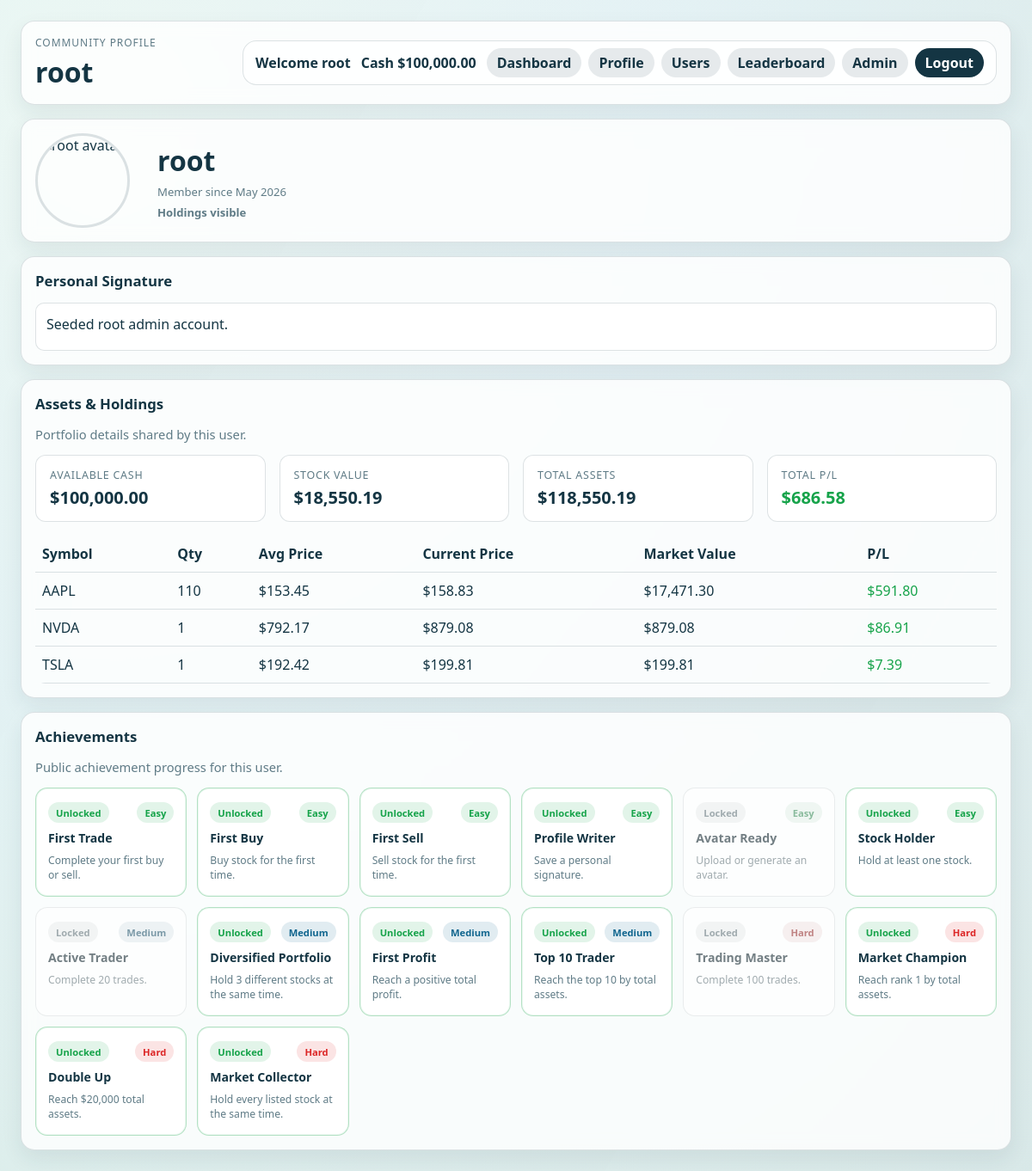
/users/1 (signed in), run on the app's committed database.
### models.py (models this page shows, shortened)
class User(UserMixin, db.Model):
    id = db.Column(db.Integer, primary_key=True)
    username = db.Column(db.String(30), unique=True, nullable=False)
    email = db.Column(db.String(120), unique=True, nullable=False)
    password_hash = db.Column(db.String(255), nullable=False)
    is_admin = db.Column(db.Boolean, nullable=False, default=False)
    cash = db.Column(db.Numeric(12, 2), nullable=False, default=Decimal("10000.00"))
    bio = db.Column(db.String(200), nullable=True, default="")
    avatar_url = db.Column(db.String(500), nullable=True, default="")
    hide_holdings = db.Column(db.Boolean, nullable=False, default=False)
    created_at = db.Column(db.DateTime, nullable=False, default=datetime.utcnow)
    holdings = db.relationship("StockHolding", back_populates="user", cascade="all, delete-orphan")
    transactions = db.relationship("StockTransaction", back_populates="user", cascade="all, delete-orphan")

class Stock(db.Model):
    id = db.Column(db.Integer, primary_key=True)
    symbol = db.Column(db.String(10), unique=True, nullable=False)
    name = db.Column(db.String(120), nullable=False)
    base_price = db.Column(db.Numeric(12, 2), nullable=False, default=Decimal("100.00"))
    volatility = db.Column(db.Numeric(8, 6), nullable=False, default=Decimal("0.010000"))
    drift = db.Column(db.Numeric(8, 6), nullable=False, default=Decimal("0.000000"))
    momentum_factor = db.Column(db.Numeric(8, 6), nullable=False, default=Decimal("0.200000"))
    mean_reversion_factor = db.Column(db.Numeric(8, 6), nullable=False, default=Decimal("0.030000"))
    liquidity = db.Column(db.Numeric(14, 2), nullable=False, default=Decimal("500000.00"))
    trade_impact_factor = db.Column(db.Numeric(8, 6), nullable=False, default=Decimal("0.500000"))
    min_price = db.Column(db.Numeric(12, 2), nullable=False, default=Decimal("1.00"))
    created_at = db.Column(db.DateTime, nullable=False, default=datetime.utcnow)
    prices = db.relationship("StockPrice", back_populates="stock", cascade="all, delete-orphan")
    holdings = db.relationship("StockHolding", back_populates="stock", cascade="all, delete-orphan")
    transactions = db.relationship("StockTransaction", back_populates="stock", cascade="all, delete-orphan")

### app.py (the view)
@app.route("/users/<int:user_id>")
@login_required
def public_profile(user_id):
    user = User.query.get_or_404(user_id)
    portfolio = None if user.hide_holdings else build_portfolio(user.id)
    return render_template(
        "public_profile.html",
        user=user,
        portfolio=portfolio,
        achievements=get_user_achievements(user),
    )

### achievement_service.py (called while the page is built)
def compare_metric(value, operator, target):
    if operator == ">=":
        return value >= target
    if operator == ">":
        return value > target
    if operator == "<=":
        return value <= target
    if operator == "<":
        return value < target
    if operator == "==":
        return value == target
    if operator == "truthy":
        return bool(value)
    raise ValueError(f"Unsupported achievement operator: {operator}")

def get_total_assets_rank(user_id):
    ranked_users = []
    for user in User.query.all():
        portfolio = build_portfolio(user.id)
        ranked_users.append(
            {
                "user_id": user.id,
                "total_assets": float(portfolio.get("totalAssets", user.cash)),
            }
        )
    ranked_users.sort(key=lambda item: item["total_assets"], reverse=True)
    for index, item in enumerate(ranked_users, start=1):
        if item["user_id"] == user_id:
            return index
    return None

def get_user_achievements(user):
    metrics = build_achievement_metrics(user)
    achievements = []
    for definition in ACHIEVEMENTS:
        current_value = metrics.get(definition["metric"])
        unlocked = compare_metric(
            current_value,
            definition["operator"],
            definition["target"],
        )
        achievements.append(
            {
                **definition,
                "current_value": current_value,
                "unlocked": unlocked,
            }
        )
    return achievements

### app.py (called while the page is built)
@login_manager.user_loader
def load_user(user_id):
    return User.query.get(int(user_id))

### stock_simulator.py (called while the page is built)
def get_latest_price(stock_id):
    return (
        StockPrice.query
        .filter_by(stock_id=stock_id)
        .order_by(StockPrice.recorded_at.desc(), StockPrice.id.desc())
        .first()
    )

### trading_service.py (called while the page is built)
def money(value):
    return Decimal(value).quantize(Decimal("0.01"))

def get_current_stock_price(stock_id):
    latest_price = get_latest_price(stock_id)
    if not latest_price:
        return None
    return money(latest_price.price)

### templates/public_profile.html (shortened to what this page needs)
<!doctype html>
<html lang="en">
<head>
    <link rel="stylesheet" href="{{ url_for('static', filename='css/dashboard.css') }}">
    <link rel="stylesheet" href="{{ url_for('static', filename='css/profile.css') }}">
</head>
<body>
    <div class="dashboard-bg"></div>
    <main class="dashboard">
        <header class="page-header panel">
            <div>
                <p class="kicker">Community Profile</p>
                <h1>{{ user.username }}</h1>
            </div>
            {% include "_main_nav.html" %}
        </header>
        <section class="panel profile-card">
            <div class="avatar-section">
                <div class="avatar-wrapper public-avatar">
                    <img
                        src="{{ user.avatar_url or url_for('static', filename='img/default_avatar.png') }}"
                        alt="{{ user.username }} avatar"
                    >
                </div>
            </div>
            <div class="profile-info">
                <h2 class="profile-username">{{ user.username }}</h2>
                <p class="profile-joined">Member since {{ user.created_at.strftime('%B %Y') }}</p>
                <p class="profile-privacy">
                    {{ 'Holdings hidden by user' if user.hide_holdings else 'Holdings visible' }}
                </p>
            </div>
        </section>
        <section class="panel bio-section">
            <h2>Personal Signature</h2>
            {% if user.bio %}
                <p class="public-bio">{{ user.bio }}</p>
            {% else %}
                <p class="muted-text">This user has not written a personal signature yet.</p>
            {% endif %}
        </section>
        <section class="panel holdings-section">
            <div class="section-head">
                <div>
                    <h2>Assets & Holdings</h2>
                    <p class="muted-text">
                        {{ 'This user chose to keep portfolio details private.' if user.hide_holdings else 'Portfolio details shared by this user.' }}
                    </p>
                </div>
            </div>
            {% if user.hide_holdings %}
                <div class="private-profile-note">
                    Portfolio, cash, and holdings are hidden by this user.
                </div>
            {% else %}
                <div class="asset-summary">
                    <div class="asset-card">
                        <span class="asset-label">Available Cash</span>
                        <span class="asset-value">${{ "{:,.2f}".format(portfolio.cash|float) }}</span>
                    </div>
                    <div class="asset-card">
                        <span class="asset-label">Stock Value</span>
                        <span class="asset-value">${{ "{:,.2f}".format(portfolio.stockValue|float) }}</span>
                    </div>
                    <div class="asset-card">
                        <span class="asset-label">Total Assets</span>
                        <span class="asset-value">${{ "{:,.2f}".format(portfolio.totalAssets|float) }}</span>
                    </div>
                    <div class="asset-card">
                        <span class="asset-label">Total P/L</span>
                        <span class="asset-value {{ 'profit-up' if portfolio.totalProfit|float >= 0 else 'profit-down' }}">
                            ${{ "{:,.2f}".format(portfolio.totalProfit|float) }}
                        </span>
                    </div>
                </div>
                <div class="table-wrap">
                    <table class="holdings-table">
                        <thead>
                            <tr>
                                <th>Symbol</th>
                                <th>Qty</th>
                                <th>Avg Price</th>
                                <th>Current Price</th>
                                <th>Market Value</th>
                                <th>P/L</th>
                            </tr>
                        </thead>
                        <tbody>
                            {% if portfolio.holdings %}
                                {% for holding in portfolio.holdings %}
                                    <tr>
                                        <td>{{ holding.symbol }}</td>
                                        <td>{{ holding.quantity }}</td>
                                        <td>${{ "{:,.2f}".format(holding.averageCost|float) }}</td>
                                        <td>${{ "{:,.2f}".format(holding.currentPrice|float) }}</td>
                                        <td>${{ "{:,.2f}".format(holding.marketValue|float) }}</td>
                                        <td class="{{ 'profit-up' if holding.unrealizedProfit|float >= 0 else 'profit-down' }}">
                                            ${{ "{:,.2f}".format(holding.unrealizedProfit|float) }}
                                        </td>
                                    </tr>
                                {% endfor %}
                            {% else %}
                                <tr>
                                    <td colspan="6" class="empty-msg">No holdings yet.</td>
                                </tr>
                            {% endif %}
                        </tbody>
                    </table>
                </div>
            {% endif %}
        </section>
        <section class="panel achievements-section">
            <div class="section-head">
                <div>
                    <h2>Achievements</h2>
                    <p class="muted-text">Public achievement progress for this user.</p>
                </div>
            </div>
            <div class="achievement-grid">
                {% for achievement in achievements %}
                    <article class="achievement {{ 'unlocked' if achievement.unlocked else 'locked' }} difficulty-{{ achievement.difficulty }}">
                        <div class="achievement-topline">
                            <span class="achievement-status">{{ 'Unlocked' if achievement.unlocked else 'Locked' }}</span>
                            <span class="achievement-difficulty">{{ achievement.difficulty|title }}</span>
                        </div>
                        <div class="achievement-name">{{ achievement.name }}</div>
                        <div class="achievement-desc">{{ achievement.description }}</div>
                    </article>
                {% endfor %}
            </div>
        </section>
    </main>
</body>
</html>

### templates/_main_nav.html
<div class="header-actions">
    <div class="user-panel">
        <div class="user-summary">
            <p class="welcome-text">Welcome {{ current_user.username }}</p>
            <p class="welcome-text">Cash <span id="accountCash">${{ "{:,.2f}".format(current_user.cash|float) }}</span></p>
        </div>
        <nav class="user-links" aria-label="Main navigation">
            <a class="action-link secondary {% if request.endpoint == 'dashboard' %}active{% endif %}" href="{{ url_for('dashboard') }}">Dashboard</a>
            <a class="action-link secondary {% if request.endpoint == 'profile' %}active{% endif %}" href="{{ url_for('profile') }}">Profile</a>
            <a class="action-link secondary {% if request.endpoint == 'users' %}active{% endif %}" href="{{ url_for('users') }}">Users</a>
            <a class="action-link secondary {% if request.endpoint == 'leaderboard' %}active{% endif %}" href="{{ url_for('leaderboard') }}">Leaderboard</a>
            {% if current_user.is_admin %}
                <a class="action-link secondary {% if request.endpoint in ['admin_dashboard', 'admin_users', 'admin_stocks', 'toggle_admin_role'] %}active{% endif %}" href="{{ url_for('admin_dashboard') }}">Admin</a>
            {% endif %}
            <a class="action-link" href="{{ url_for('logout') }}">Logout</a>
        </nav>
    </div>
</div>

### static/css/dashboard.css (style rules this page uses)
:root { --bg-1: #f6fbff; --bg-2: #e8f5f0; --ink: #143543; --muted: #5f7b86; --panel: rgba(255, 255, 255, 0.82); --line: rgba(20, 53, 67, 0.14); --buy: #16a34a; --sell: #dc2626; --up: #16a34a; --down: #dc2626; }
* { box-sizing: border-box; }
body { margin: 0; font-family: "Avenir Next", "Segoe UI", sans-serif; color: var(--ink); background: radial-gradient(circle at 10% 10%, #ffffff 0%, var(--bg-1) 40%, var(--bg-2) 100%); min-width: 320px; }
.dashboard-bg { position: fixed; inset: 0; background-image: linear-gradient(120deg, rgba(12, 158, 108, 0.08) 0%, rgba(19, 73, 125, 0.07) 100%); pointer-events: none; z-index: 0; }
.dashboard { position: relative; z-index: 1; display: grid; gap: 16px; grid-template-columns: repeat(12, 1fr); padding: clamp(12px, 2vw, 24px); max-width: 1280px; margin: 0 auto; }
.panel { background: var(--panel); border: 1px solid var(--line); border-radius: 16px; padding: 16px; backdrop-filter: blur(8px); box-shadow: 0 10px 24px rgba(21, 45, 64, 0.08); }
.page-header { grid-column: 1 / -1; display: flex; justify-content: space-between; align-items: center; gap: 16px; flex-wrap: wrap; }
.page-header > div:first-child { min-width: 220px; }
.header-actions { display: flex; align-items: center; gap: 12px; flex-wrap: wrap; justify-content: flex-end; min-width: min(100%, 680px); }
.user-panel { display: flex; align-items: center; gap: 12px; padding: 8px 14px; border: 1px solid var(--line); border-radius: 16px; background: rgba(255, 255, 255, 0.72); flex-wrap: wrap; justify-content: flex-end; width: 100%; }
.user-summary { display: flex; align-items: center; gap: 12px; flex-wrap: wrap; }
.user-summary .welcome-text:first-child { max-width: 180px; overflow: hidden; text-overflow: ellipsis; white-space: nowrap; }
.welcome-text { margin: 0; font-weight: 600; color: var(--ink); }
.user-links { display: flex; align-items: center; gap: 8px; flex-wrap: wrap; justify-content: flex-end; }
.action-link { display: inline-flex; align-items: center; justify-content: center; min-height: 34px; padding: 0 12px; border-radius: 999px; background: var(--ink); color: #fff; text-decoration: none; font-weight: 600; white-space: nowrap; line-height: 1; }
.action-link.secondary { background: rgba(20, 53, 67, 0.1); color: var(--ink); }
.kicker { text-transform: uppercase; letter-spacing: 0.08em; font-size: 0.75rem; color: var(--muted); margin: 0 0 4px; }
h1 { margin: 0; font-size: clamp(1.4rem, 2.8vw, 2rem); }
h2 { margin: 0 0 14px; font-size: 1.05rem; }
.muted-text { margin: 0; color: var(--muted); font-size: 0.92rem; }
.section-head { display: flex; justify-content: space-between; align-items: center; gap: 12px; flex-wrap: wrap; margin-bottom: 14px; }
table { width: 100%; border-collapse: collapse; min-width: 640px; }
.table-wrap { max-width: 100%; overflow-x: auto; -webkit-overflow-scrolling: touch; border-radius: 12px; }
th, td { text-align: left; padding: 10px 8px; border-bottom: 1px solid var(--line); }

### data on the page
User: username "root", cash "100,000.00", created_at "May 2026", hide_holdings "Holdings visible", bio "Seeded root admin account.", hide_holdings "Portfolio details shared by this user."
Stock: symbol "AAPL", quantity "110", averageCost "153.45", currentPrice "158.83", marketValue "17,471.30", unrealizedProfit "591.80"
Stock: symbol "NVDA", quantity "1", averageCost "792.17", currentPrice "879.08", marketValue "879.08", unrealizedProfit "86.91"
Stock: symbol "TSLA", quantity "1", averageCost "192.42", currentPrice "199.81", marketValue "199.81", unrealizedProfit "7.39"

### other printed values
{{ "{:,.2f}".format(portfolio.cash|float) }} "100,000.00"
{{ "{:,.2f}".format(portfolio.stockValue|float) }} "18,550.19"
{{ "{:,.2f}".format(portfolio.totalAssets|float) }} "118,550.19"
{{ "{:,.2f}".format(portfolio.totalProfit|float) }} "686.58"
{{ 'Unlocked' if achievement.unlocked else 'Locked' }} "Unlocked" "Unlocked" "Unlocked" "Unlocked" "Locked" "Unlocked" "Locked" "Unlocked" "Unlocked" "Unlocked" "Locked" "Unlocked" "Unlocked" "Unlocked"
{{ achievement.difficulty|title }} "Easy" "Easy" "Easy" "Easy" "Easy" "Easy" "Medium" "Medium" "Medium" "Medium" "Hard" "Hard" "Hard" "Hard"
{{ achievement.name }} "First Trade" "First Buy" "First Sell" "Profile Writer" "Avatar Ready" "Stock Holder" "Active Trader" "Diversified Portfolio" "First Profit" "Top 10 Trader" "Trading Master" "Market Champion" "Double Up" "Market Collector"
{{ achievement.description }} "Complete your first buy or sell." "Buy stock for the first time." "Sell stock for the first time." "Save a personal signature." "Upload or generate an avatar." "Hold at least one stock." "Complete 20 trades." "Hold 3 different stocks at the same time." "Reach a positive total profit." "Reach the top 10 by total assets." "Complete 100 trades." "Reach rank 1 by total assets." "Reach $20,000 total assets." "Hold every listed stock at the same time."
